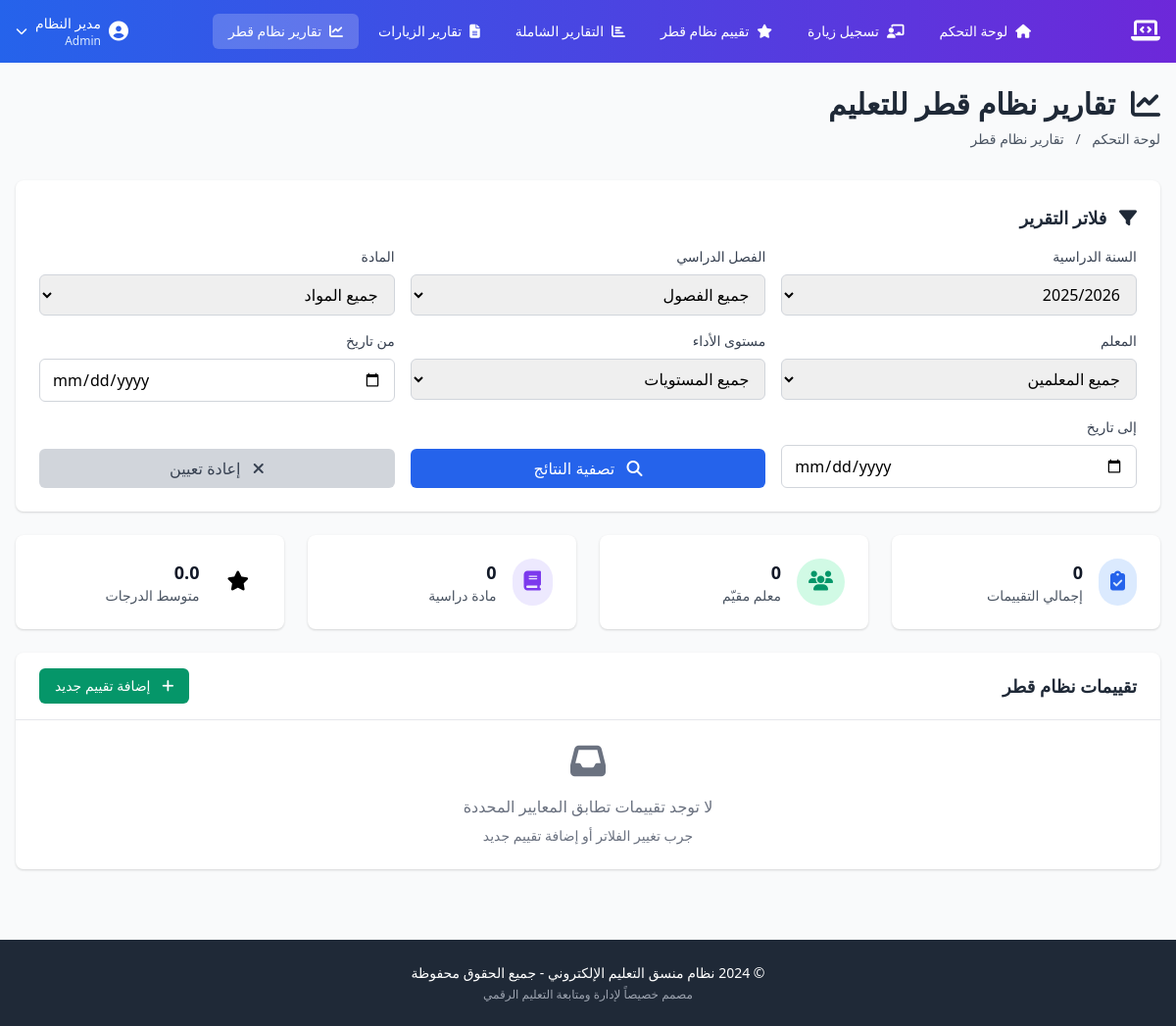
Before: /qatar_system_reports.php (signed in) with the older database file.
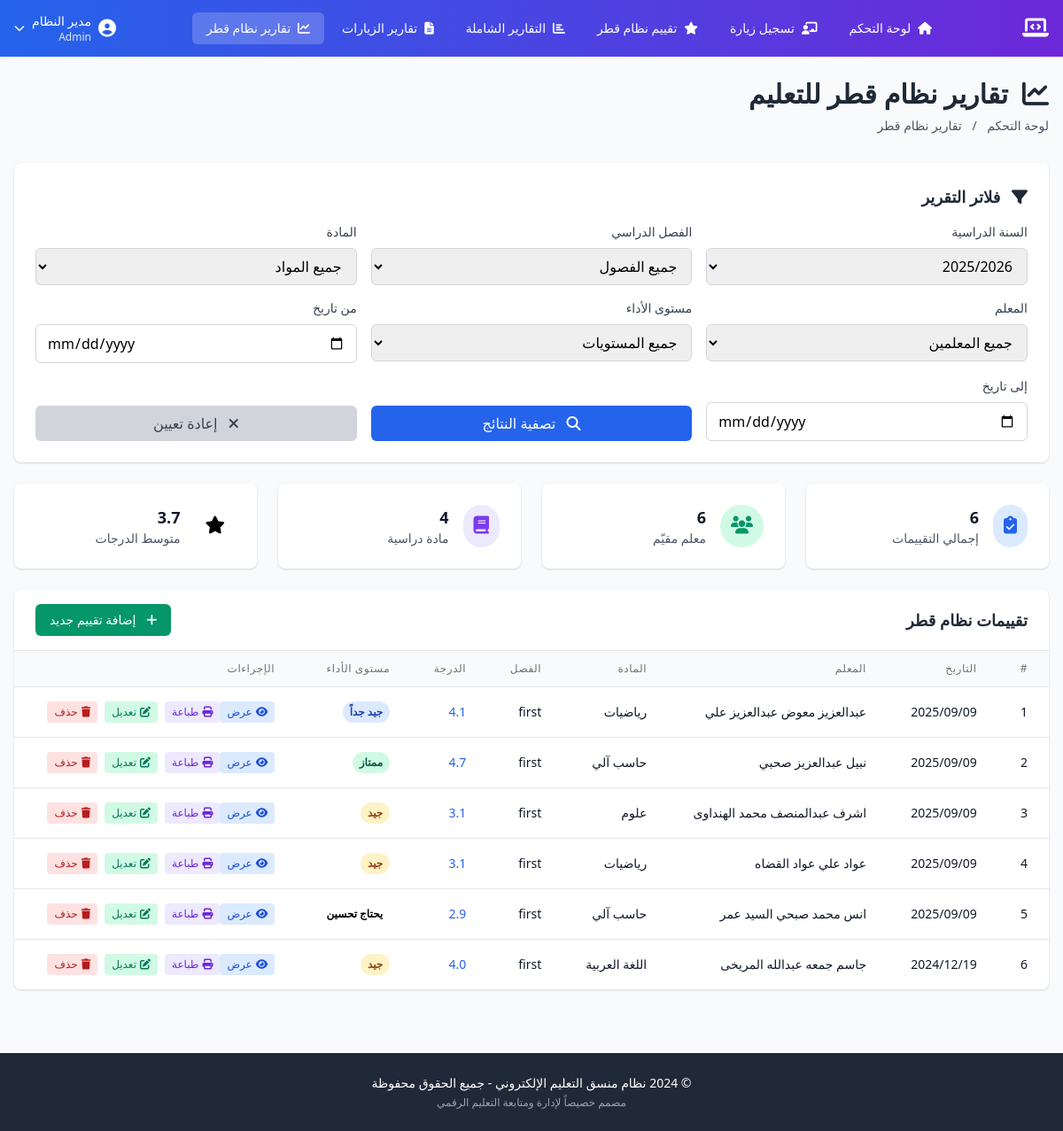
After: the same page with the newer database file.
### tables this page shows
CREATE TABLE `qatar_system_performance` (
  `id` int NOT NULL,
  `academic_year_id` int NOT NULL,
  `term` enum('first','second') NOT NULL,
  `teacher_id` int NOT NULL,
  `subject_id` int NOT NULL,
  `evaluation_date` date NOT NULL,
  `evaluator_id` int NOT NULL COMMENT 'منسق التعليم الإلكتروني',
  `criteria_scores` json NOT NULL COMMENT 'درجات المعايير - مصفوفة {criterion_id: score}',
  `total_score` decimal(5,2) NOT NULL,
  `performance_level` enum('excellent','very_good','good','needs_improvement','poor') NOT NULL,
  `strengths` text,
  `improvement_areas` text,
  `recommendations` text,
  `follow_up_date` date DEFAULT NULL,
  `notes` text,
  `created_at` timestamp NULL DEFAULT CURRENT_TIMESTAMP,
  `updated_at` timestamp NULL DEFAULT CURRENT_TIMESTAMP ON UPDATE CURRENT_TIMESTAMP
);

CREATE TABLE `teachers` (
  `id` int NOT NULL,
  `name` varchar(255) NOT NULL,
  `personal_id` varchar(20) NOT NULL,
  `email` varchar(255) DEFAULT NULL,
  `job_title` varchar(50) NOT NULL DEFAULT '????????',
  `phone` varchar(20) DEFAULT NULL,
  `school_id` int NOT NULL,
  `created_at` timestamp NULL DEFAULT CURRENT_TIMESTAMP,
  `updated_at` timestamp NULL DEFAULT CURRENT_TIMESTAMP ON UPDATE CURRENT_TIMESTAMP,
  `user_id` int DEFAULT NULL
);

CREATE TABLE `subjects` (
  `id` int NOT NULL,
  `name` varchar(255) NOT NULL,
  `school_id` int DEFAULT NULL,
  `is_school_specific` tinyint(1) NOT NULL DEFAULT '0',
  `is_active` tinyint(1) NOT NULL DEFAULT '1',
  `created_by` int DEFAULT NULL,
  `updated_by` int DEFAULT NULL,
  `created_at` timestamp NULL DEFAULT CURRENT_TIMESTAMP,
  `updated_at` timestamp NULL DEFAULT CURRENT_TIMESTAMP ON UPDATE CURRENT_TIMESTAMP
);

### includes/db_connection.php (called while the page is built, shortened)
<?php
$dsn = "mysql:host=" . DB_HOST . ";dbname=" . DB_NAME . ";charset=" . DB_CHARSET;
$options = [
    PDO::ATTR_ERRMODE            => PDO::ERRMODE_EXCEPTION,
    PDO::ATTR_DEFAULT_FETCH_MODE => PDO::FETCH_ASSOC,
    PDO::ATTR_EMULATE_PREPARES   => false,
];
try {
    $pdo = new PDO($dsn, DB_USER, DB_PASS, $options);
    $pdo->exec("SET NAMES utf8mb4");
    $pdo->exec("SET CHARACTER SET utf8mb4");
    $pdo->exec("SET collation_connection = utf8mb4_unicode_ci");
} catch (PDOException $e) {
    die("فشل الاتصال بقاعدة البيانات: " . $e->getMessage());
}
function query($sql, $params = []) {
    global $pdo;
    $stmt = $pdo->prepare($sql);
    $stmt->execute($params);
    return $stmt->fetchAll();
}
function query_row($sql, $params = []) {
    global $pdo;
    $stmt = $pdo->prepare($sql);
    $stmt->execute($params);
    return $stmt->fetch();
}

### includes/functions.php (called while the page is built, shortened)
<?php
function get_active_academic_year() {
    return query_row("SELECT * FROM academic_years WHERE is_active = 1 LIMIT 1");
}

### qatar_system_reports.php (the view, shortened to what the changed rows need)
<?php
require_once 'includes/auth_functions.php';
require_once 'includes/db_connection.php';
require_once 'includes/functions.php';
$current_year = get_active_academic_year();
$current_year_id = $current_year ? $current_year['id'] : 2;
$academic_year_id = $_GET['academic_year_id'] ?? $current_year_id;
$where_conditions = ["qsp.academic_year_id = ?"];
$params = [$academic_year_id];
$where_clause = implode(' AND ', $where_conditions);
try {
    $evaluation_records = query("
        SELECT
            qsp.*,
            t.name as teacher_name,
            s.name as subject_name,
            ay.name as academic_year_name
        FROM qatar_system_performance qsp
        JOIN teachers t ON qsp.teacher_id = t.id
        JOIN subjects s ON qsp.subject_id = s.id
        JOIN academic_years ay ON qsp.academic_year_id = ay.id
        WHERE {$where_clause}
        ORDER BY qsp.evaluation_date DESC
    ", $params);
} catch (Exception $e) {
    $evaluation_records = [];
    $error_message = "خطأ في جلب البيانات: " . $e->getMessage();
}
?>
<?php include 'includes/elearning_header.php'; ?>
<div class="min-h-screen bg-gray-50 py-6">
    <div class="max-w-7xl mx-auto px-4">
        <div class="mb-8">
            <h1 class="text-3xl font-bold text-gray-800 mb-2">
                <i class="fas fa-chart-line ml-2"></i>
                تقارير نظام قطر للتعليم
            </h1>
        </div>
        <div class="bg-white rounded-lg shadow p-6 mb-6">
            <h2 class="text-lg font-bold text-gray-800 mb-4">
                <i class="fas fa-filter ml-2"></i>
                فلاتر التقرير
            </h2>
        </div>
        <div class="grid grid-cols-1 md:grid-cols-4 gap-6 mb-6">
            <div class="bg-white rounded-lg shadow p-6">
                <div class="flex items-center">
                    <div class="mr-4">
                        <h3 class="text-lg font-semibold text-gray-900"><?= count($evaluation_records) ?></h3>
                        <p class="text-sm text-gray-600">إجمالي التقييمات</p>
                    </div>
                </div>
            </div>
            <div class="bg-white rounded-lg shadow p-6">
                <div class="flex items-center">
                    <div class="mr-4">
                        <h3 class="text-lg font-semibold text-gray-900">
                            <?= count(array_unique(array_column($evaluation_records, 'teacher_id'))) ?>
                        </h3>
                        <p class="text-sm text-gray-600">معلم مقيّم</p>
                    </div>
                </div>
            </div>
            <div class="bg-white rounded-lg shadow p-6">
                <div class="flex items-center">
                    <div class="mr-4">
                        <h3 class="text-lg font-semibold text-gray-900">
                            <?= count(array_unique(array_column($evaluation_records, 'subject_id'))) ?>
                        </h3>
                        <p class="text-sm text-gray-600">مادة دراسية</p>
                    </div>
                </div>
            </div>
            <div class="bg-white rounded-lg shadow p-6">
                <div class="flex items-center">
                    <div class="mr-4">
                        <h3 class="text-lg font-semibold text-gray-900">
                            <?= !empty($evaluation_records) ? number_format(array_sum(array_column($evaluation_records, 'total_score')) / count($evaluation_records), 1) : '0.0' ?>
                        </h3>
                        <p class="text-sm text-gray-600">متوسط الدرجات</p>
                    </div>
                </div>
            </div>
        </div>
        <div class="bg-white rounded-lg shadow overflow-hidden">
            <div class="px-6 py-4 border-b border-gray-200 flex justify-between items-center">
                <h2 class="text-lg font-bold text-gray-800">تقييمات نظام قطر</h2>
            </div>
            <?php if (empty($evaluation_records)): ?>
                <div class="p-6 text-center text-gray-500">
                    <i class="fas fa-inbox text-4xl mb-4"></i>
                    <p>لا توجد تقييمات تطابق المعايير المحددة</p>
                    <p class="text-sm mt-2">جرب تغيير الفلاتر أو إضافة تقييم جديد</p>
                </div>
            <?php else: ?>
                <div class="overflow-x-auto">
                    <table class="min-w-full divide-y divide-gray-200">
                        <thead class="bg-gray-50">
                            <tr>
                                <th class="px-6 py-3 text-right text-xs font-medium text-gray-500 uppercase tracking-wider">#</th>
                                <th class="px-6 py-3 text-right text-xs font-medium text-gray-500 uppercase tracking-wider">التاريخ</th>
                                <th class="px-6 py-3 text-right text-xs font-medium text-gray-500 uppercase tracking-wider">المعلم</th>
                                <th class="px-6 py-3 text-right text-xs font-medium text-gray-500 uppercase tracking-wider">المادة</th>
                                <th class="px-6 py-3 text-right text-xs font-medium text-gray-500 uppercase tracking-wider">الفصل</th>
                                <th class="px-6 py-3 text-right text-xs font-medium text-gray-500 uppercase tracking-wider">الدرجة</th>
                                <th class="px-6 py-3 text-right text-xs font-medium text-gray-500 uppercase tracking-wider">مستوى الأداء</th>
                                <th class="px-6 py-3 text-right text-xs font-medium text-gray-500 uppercase tracking-wider">الإجراءات</th>
                            </tr>
                        </thead>
                        <tbody class="bg-white divide-y divide-gray-200">
                            <?php
                            $counter = 1;
                            foreach ($evaluation_records as $record):
                            ?>
                                <tr class="hover:bg-gray-50">
                                    <td class="px-6 py-4 whitespace-nowrap text-sm text-gray-900 font-medium">
                                        <?= $counter++ ?>
                                    </td>
                                    <td class="px-6 py-4 whitespace-nowrap text-sm text-gray-900">
                                        <?= date('Y/m/d', strtotime($record['evaluation_date'])) ?>
                                    </td>
                                    <td class="px-6 py-4 whitespace-nowrap text-sm text-gray-900">
                                        <?= htmlspecialchars($record['teacher_name']) ?>
                                    </td>
                                    <td class="px-6 py-4 whitespace-nowrap text-sm text-gray-900">
                                        <?= htmlspecialchars($record['subject_name']) ?>
                                    </td>
                                    <td class="px-6 py-4 whitespace-nowrap text-sm text-gray-900">
                                        <?= htmlspecialchars($record['term']) ?>
                                    </td>
                                    <td class="px-6 py-4 whitespace-nowrap text-sm text-gray-900">
                                        <span class="font-medium text-blue-600"><?= number_format($record['total_score'], 1) ?></span>
                                    </td>
                                    <td class="px-6 py-4 whitespace-nowrap text-sm">
                                        <?php
                                        $level_colors = [
                                            'excellent' => 'bg-green-100 text-green-800',
                                            'very_good' => 'bg-blue-100 text-blue-800',
                                            'good' => 'bg-yellow-100 text-yellow-800',
                                            'needs_improvement' => 'bg-orange-100 text-orange-800',
                                            'poor' => 'bg-red-100 text-red-800'
                                        ];
                                        $level_labels = [
                                            'excellent' => 'ممتاز',
                                            'very_good' => 'جيد جداً',
                                            'good' => 'جيد',
                                            'needs_improvement' => 'يحتاج تحسين',
                                            'poor' => 'ضعيف'
                                        ];
                                        ?>
                                        <span class="inline-flex px-2 py-1 text-xs font-semibold rounded-full <?= $level_colors[$record['performance_level']] ?? 'bg-gray-100 text-gray-800' ?>">
                                            <?= $level_labels[$record['performance_level']] ?? $record['performance_level'] ?>
                                        </span>
                                    </td>
                                    <td class="px-6 py-4 whitespace-nowrap text-sm text-gray-500">
                                        <div class="flex space-x-2 rtl:space-x-reverse">
                                            <a href="qatar_system_view.php?id=<?= $record['id'] ?>"
                                               class="inline-flex items-center px-2 py-1 bg-blue-100 text-blue-700 text-xs font-medium rounded hover:bg-blue-200 transition-colors"
                                               title="عرض التفاصيل">
                                                <i class="fas fa-eye ml-1"></i>
                                                عرض
                                            </a>
                                            <a href="qatar_system_print.php?id=<?= $record['id'] ?>"
                                               class="inline-flex items-center px-2 py-1 bg-purple-100 text-purple-700 text-xs font-medium rounded hover:bg-purple-200 transition-colors"
                                               title="طباعة التقييم"
                                               target="_blank">
                                                <i class="fas fa-print ml-1"></i>
                                                طباعة
                                            </a>
                                            <a href="qatar_system_edit.php?id=<?= $record['id'] ?>"
                                               class="inline-flex items-center px-2 py-1 bg-green-100 text-green-700 text-xs font-medium rounded hover:bg-green-200 transition-colors"
                                               title="تعديل التقييم">
                                                <i class="fas fa-edit ml-1"></i>
                                                تعديل
                                            </a>
                                            <button onclick="confirmDelete(<?= $record['id'] ?>, '<?= htmlspecialchars($record['teacher_name'], ENT_QUOTES) ?>', '<?= htmlspecialchars($record['subject_name'], ENT_QUOTES) ?>', '<?= date('Y/m/d', strtotime($record['evaluation_date'])) ?>')"
                                                    class="inline-flex items-center px-2 py-1 bg-red-100 text-red-700 text-xs font-medium rounded hover:bg-red-200 transition-colors"
                                                    title="حذف التقييم">
                                                <i class="fas fa-trash ml-1"></i>
                                                حذف
                                            </button>
                                        </div>
                                    </td>
                                </tr>
                            <?php endforeach; ?>
                        </tbody>
                    </table>
                </div>
            <?php endif; ?>
        </div>
    </div>
</div>
<?php include 'includes/elearning_footer.php'; ?>

Changed rows visible on the page:
added qatar_system_performance: evaluation_date "2025/09/09", teacher.name "عبدالعزيز معوض عبدالعزيز علي", subject.name "رياضيات", term "first", total_score "4.1", performance_level "جيد جداً"
added qatar_system_performance: evaluation_date "2025/09/09", teacher.name "نبيل عبدالعزيز صحبي", subject.name "حاسب آلي", term "first", total_score "4.7", performance_level "ممتاز"
added qatar_system_performance: evaluation_date "2025/09/09", teacher.name "اشرف عبدالمنصف محمد الهنداوى", subject.name "علوم", term "first", total_score "3.1", performance_level "جيد"
added qatar_system_performance: evaluation_date "2025/09/09", teacher.name "عواد علي عواد القضاه", subject.name "رياضيات", term "first", total_score "3.1", performance_level "جيد"
added qatar_system_performance: evaluation_date "2025/09/09", teacher.name "انس محمد صبحي السيد عمر", subject.name "حاسب آلي", term "first", total_score "2.9", performance_level "يحتاج تحسين"
added qatar_system_performance: evaluation_date "2024/12/19", teacher.name "جاسم جمعه عبدالله المريخى", subject.name "اللغة العربية", term "first", total_score "4.0", performance_level "جيد"
Other visible differences:
count($evaluation_records): "0" → "6"
count(array_unique(array_column($evaluation_records, 'teacher_id'))): "0" → "6"
count(array_unique(array_column($evaluation_records, 'subject_id'))): "0" → "4"
text no longer shown: "0.0 لا توجد تقييمات تطابق المعايير المحددة جرب تغيير الفلاتر أو إضافة تقييم جديد"
text now shown: "3.7 # التاريخ المعلم المادة الفصل الدرجة مستوى الأداء الإجراءات"
